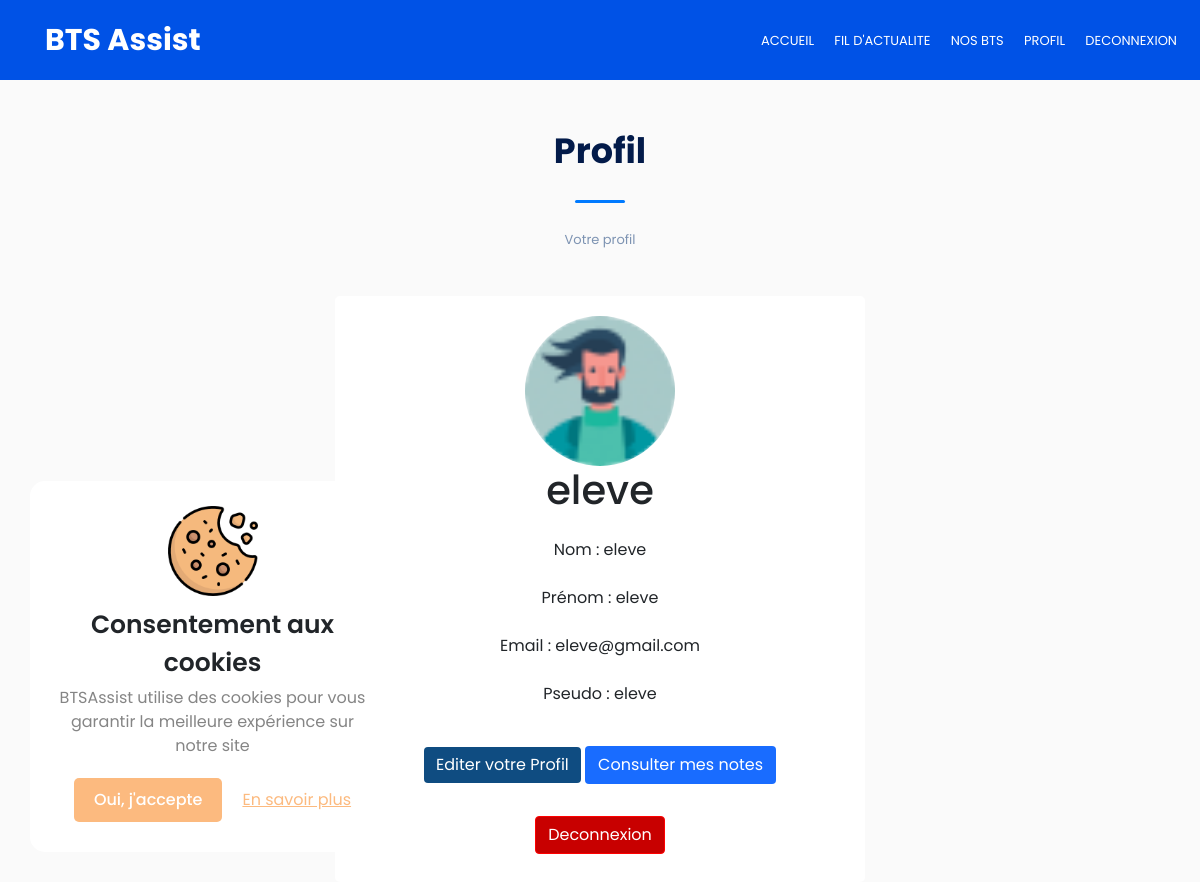
Screenshot of /Pages/Profil.php (signed in) with the database file from the repository.
### tables this page shows
CREATE TABLE IF NOT EXISTS `utilisateurs` (
  `id_utilisateur` int(11) NOT NULL AUTO_INCREMENT,
  `nom` varchar(255) NOT NULL,
  `prenom` varchar(255) NOT NULL,
  `pseudo` varchar(255) NOT NULL,
  `email` varchar(255) NOT NULL,
  `mdp` varchar(255) NOT NULL,
  `avatar` varchar(255) DEFAULT NULL,
  `id_role` int(11) NOT NULL DEFAULT '1',
  `mention_legale` tinyint(1) NOT NULL,
  `date_creation` datetime NOT NULL,
  `token` varchar(60) DEFAULT NULL,
  PRIMARY KEY (`id_utilisateur`)
);

### Modeles/Modele.php (called while the page is built, shortened)
<?php
class Modele {
    protected function getBdd(){
        return new PDO('mysql:host=localhost;dbname=btsassist;charset=UTF8', 'root', '', array(PDO::ATTR_ERRMODE => PDO::ERRMODE_EXCEPTION));
    }
}
require_once "../Modeles/Utilisateur.php";

### Modeles/Utilisateur.php (called while the page is built, shortened)
<?php
class Utilisateur extends Modele {
    private $nom;
    private $prenom;
    private $pseudo;
    private $email;
    public function __construct($idUtilisateur = null) {
        if($idUtilisateur !== null) {
            $requete = $this->getBdd()->prepare("SELECT * FROM utilisateurs WHERE id_utilisateur = ?");
            $requete->execute([$idUtilisateur]);
            $infoUtilisateur = $requete->fetch(PDO::FETCH_ASSOC);
            $this->nom = $infoUtilisateur["nom"];
            $this->prenom = $infoUtilisateur["prenom"];
            $this->pseudo = $infoUtilisateur["pseudo"];
            $this->email = $infoUtilisateur["email"];
        }
    }
    public function getNom() {
        return $this->nom;
    }
    public function getPrenom() {
        return $this->prenom;
    }
    public function getPseudo() {
        return $this->pseudo;
    }
    public function getEmail() {
        return $this->email;
    }
}

### Pages/Profil.php (the view, shortened to what this page needs)
<?php require_once "Entete.php";?>
<?php
    if(isset($_SESSION["id_utilisateur"]) && $_SESSION["id_utilisateur"] > 0) {
        $idUtilisateur = $_SESSION["id_utilisateur"];
        $Utilisateur = new Utilisateur($idUtilisateur);
        $nomUtilisateur = $Utilisateur->getNom();
        $prenomUtilisateur = $Utilisateur->getPrenom();
        $pseudoUtilisateur = $Utilisateur->getPseudo();
        $emailUtilisateur = $Utilisateur->getEmail();
        $avatarUtilisateur = $Utilisateur->getAvatar();
?>
<section class="section section-bg larger-padding-top">
    <div class="section-header">
        <h2 class="titreAcceuil">Profil</h2>
        <span class="section-separator"></span>
        <p class="titreAcceuil">Votre profil</p>
    </div>
        <div class="container container-small">
            <div align="center">
                <?php if(!empty($avatarUtilisateur)) { ?>
                    <img class="avatar" src="../Images/Utilisateurs/<?=$avatarUtilisateur;?>">
                <?php
                } else {
                ?>
                <img src="../Images/avatar.png" width="150px" class="avatar">
                <?php } ?>
                <h1 class="mb-4"><?=$pseudoUtilisateur?></h1>
                    <div class="">
                        <p class="mt-4">Nom : <?=$nomUtilisateur?></p>
                        <p class="mt-4">Prénom : <?=$prenomUtilisateur?></p>
                        <p class="mt-4">Email : <?=$emailUtilisateur?></p>
                        <p class="mt-4">Pseudo : <?=$pseudoUtilisateur?></p>
                        <a href="EditProfil.php" class="btn button-login mb-2 mt-4">Editer votre Profil</a>
                        <a href="Notes.php" class="btn div-btn-base mb-2 mt-4">Consulter mes notes</a>
                        <a href="../Traitements/Deconnexion.php" class="btn button-deco mb-2 mt-4">Deconnexion</a>
                    </div>
            </div>
        </div>
<?php } ?>
<?php require_once "Pied.php"?>

### css/style.css (style rules this page uses)
* { padding: 0; margin: 0; box-sizing: border-box; }
body { font-family: "Poppins", sans-serif; }
.section-header { text-align: center; padding: 30px 0; }
.section-header h2 { color: #031b4a; font-size: 35px; font-weight: bold; }
.section-header p { color: #7d93b2; font-size: 13px; }
.section-separator { content: ""; height: 3px; width: 50px; border-radius: 3px; background-color: #007aff; display: inline-block; margin: 20px 0; }
.section { width: 100%; margin: auto; padding-top: 30px; }
.larger-padding-top { padding-top: 100px; }
.button-login { background-color: rgb(15, 76, 129); border: none; border-color: rgb(15, 76, 129); color: white; }
.button-deco { background-color: rgb(200, 0, 0); border-color: red; color: white; }
.titreAcceuil { animation-duration: 1.5s; animation-name: slidein; }
.div-btn-base { background-color: #196cff; color: #fff; }
.section-bg { background-color: #fafafa; min-height: 100vh; }
.container-small { max-width: 530px; padding: 20px 45px; background-color: #fff; border-radius: 5px; }
.avatar { width: 150px; height: 150px; border-radius: 50%; }

### rows the page displays
utilisateurs: pseudo "eleve", nom "eleve", prenom "eleve", email "eleve@gmail.com"
